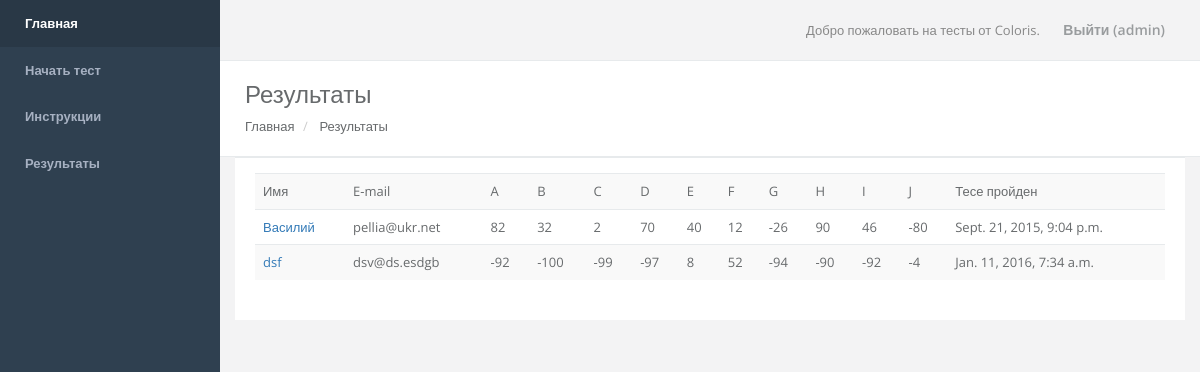
/results/ (signed in), run on an earlier commit of the app's database.
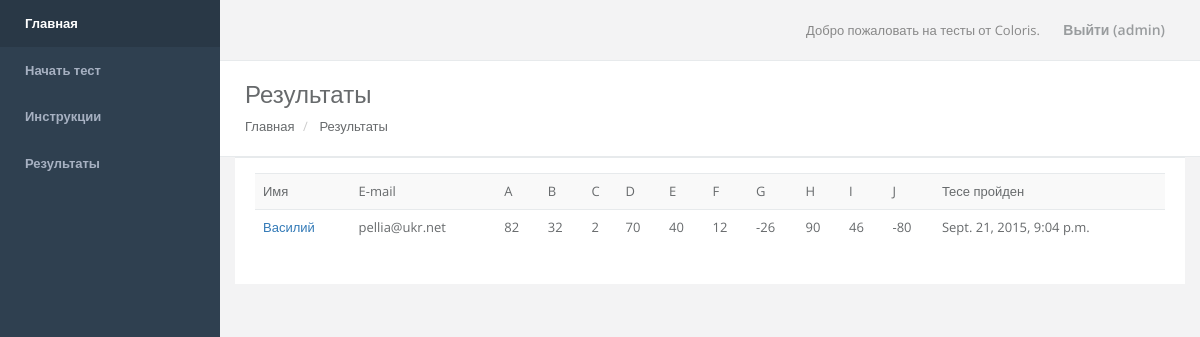
And on a later commit of the database.
### oca_test/models.py (models this page shows, shortened)
class Results(models.Model):
    user = models.ForeignKey(User)
    A = models.IntegerField()
    B = models.IntegerField()
    C = models.IntegerField()
    D = models.IntegerField()
    E = models.IntegerField()
    F = models.IntegerField()
    G = models.IntegerField()
    H = models.IntegerField()
    I = models.IntegerField()
    J = models.IntegerField()
    B_circle = models.BooleanField(default=False)
    E_circle = models.BooleanField(default=False)
    not_confident = models.BooleanField(default=False)
    timestamp = models.DateTimeField(default=datetime.now)

class User(models.Model):
    name = models.CharField('ФИО', max_length=100)
    email = models.EmailField('Адрес электронной почты', unique=False)
    age = models.CharField('Возраст', max_length=1, choices=USER_AGE_CHOICES, default="2")
    sex = models.CharField('Пол', max_length=1, choices=USER_SEX_CHOICES)

### oca_test/views.py (the view)
# urls.py: url(r'^results/$', 'oca_test.views.results', name='results'),
@login_required(login_url='/login/')
def results(request):
    r = Results.objects.all()
    context = {
        "title": "Результаты",
        "r": r,
    }
    return render(request, "results.html", context)

### oca_test/templates/results.html
{% extends "base.html" %}
{% block content %}
    <div class="row wrapper border-bottom white-bg page-heading">
        <div class="col-lg-12">
            <h2>Результаты</h2>
            <ol class="breadcrumb">
                <li>
                    <a href="/">Главная</a>
                </li>
                <li>
                    <a href="/results/">Результаты</a>
                </li>
            </ol>
        </div>
    </div>
    <div class="row">
        <div class="col-lg-12">
            <div class="ibox">
                <div class="ibox-content">
                    <div class="table-responsive">
                        <table class="table table-striped">
                            <tbody>
                            <tr>
                                <td>Имя</td>
                                <td>E-mail</td>
                                <td>A</td>
                                <td>B</td>
                                <td>C</td>
                                <td>D</td>
                                <td>E</td>
                                <td>F</td>
                                <td>G</td>
                                <td>H</td>
                                <td>I</td>
                                <td>J</td>
                                <td>Тесе пройден</td>
                            </tr>
                            {% for result in r %}
                                <tr>
                                    <td><a href="/results/{{ result.id }}" >{{ result.user.name }}</a></td>
                                    <td>{{ result.user.email }}</td>
                                    <td>{{ result.A }}</td>
                                    <td>{{ result.B }}</td>
                                    <td>{{ result.C }}</td>
                                    <td>{{ result.D }}</td>
                                    <td>{{ result.E }}</td>
                                    <td>{{ result.F }}</td>
                                    <td>{{ result.G }}</td>
                                    <td>{{ result.H }}</td>
                                    <td>{{ result.I }}</td>
                                    <td>{{ result.J }}</td>
                                    <td>{{ result.timestamp }}</td>
                                </tr>
                            {% endfor %}
                            </tbody>
                        </table>
                    </div>
                </div>
            </div>
        </div>
    </div>
{% endblock %}

### oca_test/templates/base.html (shortened to what this page needs)
<!DOCTYPE html>
<html>
<head>
    {% include "head_css.html" %}
</head>
<body>
    <div id="wrapper">
        {% include "nav_side.html" %}
        <div id="page-wrapper" class="gray-bg">
            {% include "nav_top.html" %}
            {% block content %} {% endblock %}
        </div>
    </div>
</body>
</html>

### oca_test/templates/head_css.html
{% load staticfiles %}
    <link href="{% static 'css/bootstrap.min.css' %}" rel="stylesheet">
    <link href="{% static 'css/font-awesome.css' %}" rel="stylesheet">
    <link href="{% static 'css/animate.css' %}" rel="stylesheet">
    <link href="{% static 'css/style.css' %}" rel="stylesheet">

### oca_test/templates/nav_side.html
        <nav class="navbar-default navbar-static-side" role="navigation">
        <div class="sidebar-collapse">
            <ul class="nav metismenu" id="side-menu">
                <li>
                    <a href="/"><span class="nav-label">Главная</span>  </a>
                </li>
                <li>
                    <a href="/test/"><span class="nav-label">Начать тест</span>  </a>
                </li>
                <li>
                    <a href="/instructions/"><span class="nav-label">Инструкции</span>  </a>
                </li>
                {% if user.is_authenticated %}
                <li>
                    <a href="/results/"><span class="nav-label">Результаты</span></a>
                </li>
                {% endif %}
            </ul>
        </div>
        </nav>

### oca_test/templates/nav_top.html (shortened to what this page needs)
            <div class="row border-bottom">
            <nav class="navbar navbar-static-top" role="navigation" style="margin-bottom: 0">
            <ul class="nav navbar-top-links navbar-right">
                <li>
                    <span class="m-r-sm text-muted welcome-message">Добро пожаловать на тесты от Coloris.</span>
                </li>
                <li>
                    {% if user.is_authenticated %}
                    <a href="/logout/">
                        Выйти ({{ user }})
                    </a>
                    {% endif %}
                </li>
            </ul>
            </nav>
            </div>

### oca_test/templates/javascript.html (shortened to what this page needs)
{% load staticfiles %}

What changed in the data, as far as the page shows it:
removed Results: user.name "dsf", user.email "dsv@ds.esdgb", A "-92", B "-100", C "-99", D "-97", E "8", F "52", G "-94", H "-90", I "-92", J "-4", timestamp "Jan. 11, 2016, 7:34 a.m."
